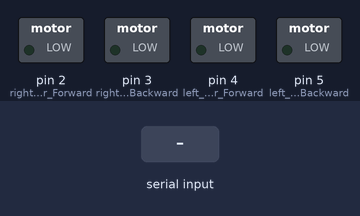
This sketch was run on a simulated Arduino Uno, built with avr-gcc and run on an emulated ATmega328P. On the bench: switched loads named in the sketch (green lamp = pin HIGH). Inputs (shaded band) come from the test bench.

Above: at 1.2 s.
1.3 s: "F" received over Serial
At 2.5 s:
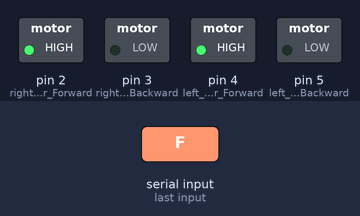
2.8 s: "B" received over Serial
At 3.7 s:
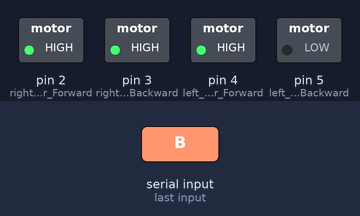
4.3 s: "L" received over Serial
At 4.9 s:
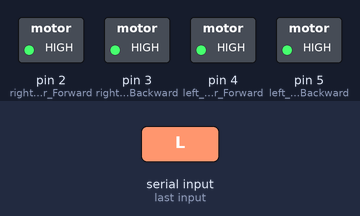
5.8 s: "1" received over Serial
At 6.1 s:
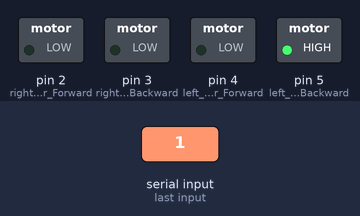
7.3 s: "R" received over Serial
At 8.4 s:
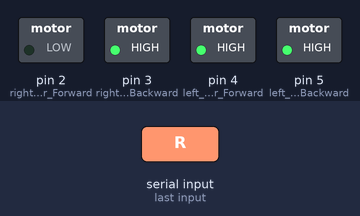
8.8 s: "0" received over Serial
At 9.6 s:
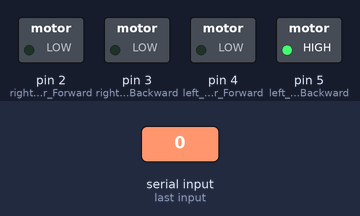
Timing chart, 0 to 11.3 s (numbered marks = the images above; inputs shaded):
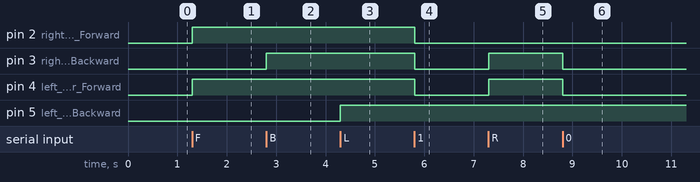

The sketch:

Bluetooth_Car.ino
```cpp
/********************************************/
/*Project Name: Bluetooth Controlled Car    */
/*Developed By: Yousef Ali                  */
/*Date : 10 DEC 2022                        */
/*Version: 0.1                              */
/********************************************/
//The Bluetooth Command
char BlModule;
//Motor Driver Pins on Arduino
const int right_Motor_Forward = 2;
const int right_Motor_Backward = 3;
const int left_Motor_Forward = 4;
const int left_Motor_Backward = 5;
void setup()
{
  pinMode(left_Motor_Forward,OUTPUT);    //left motor forward
  pinMode(left_Motor_Backward,OUTPUT);   //left motor reverse
  pinMode(right_Motor_Forward,OUTPUT);   //right motor forward
  pinMode(right_Motor_Backward,OUTPUT);  //right motor reverse
  Serial.begin(9600);
}
void loop()
{
  if(Serial.available())
  {
    BlModule = Serial.read();
  }

  if(BlModule == 'F') //move forward
  {
    digitalWrite(left_Motor_Forward,HIGH);
    digitalWrite(right_Motor_Forward,HIGH);
  }

  else if(BlModule == 'B') //move Backword
  {
    digitalWrite(right_Motor_Backward,HIGH);
    digitalWrite(right_Motor_Backward,HIGH);
  }

  else if(BlModule == 'L') //turn Left
  {
    digitalWrite(right_Motor_Forward,HIGH);
    digitalWrite(left_Motor_Backward,HIGH);
  }

  else if(BlModule == 'R')   //turn Right
  {
    digitalWrite(left_Motor_Forward,HIGH);
    digitalWrite(right_Motor_Backward,HIGH);
  }
  else          //stop
  {
    digitalWrite(left_Motor_Forward,LOW);
    digitalWrite(right_Motor_Backward,LOW);
    digitalWrite(right_Motor_Forward,LOW);
    digitalWrite(right_Motor_Backward,LOW);
  }
  delay(50);
}
```

Measured:
- after the input at 1.3 s, pin 2 (right_Motor_Forward), pin 4 (left_Motor_Forward): LOW → HIGH at once
- after the input at 2.8 s, pin 3 (right_Motor_Backward): LOW → HIGH at once
- after the input at 4.3 s, pin 5 (left_Motor_Backward): LOW → HIGH at once
- after the input at 5.8 s, pin 2 (right_Motor_Forward), pin 3 (right_Motor_Backward), pin 4 (left_Motor_Forward): HIGH → LOW at once
- after the input at 7.3 s, pin 3 (right_Motor_Backward), pin 4 (left_Motor_Forward): LOW → HIGH at once
- after the input at 8.8 s, pin 3 (right_Motor_Backward), pin 4 (left_Motor_Forward): HIGH → LOW at once
